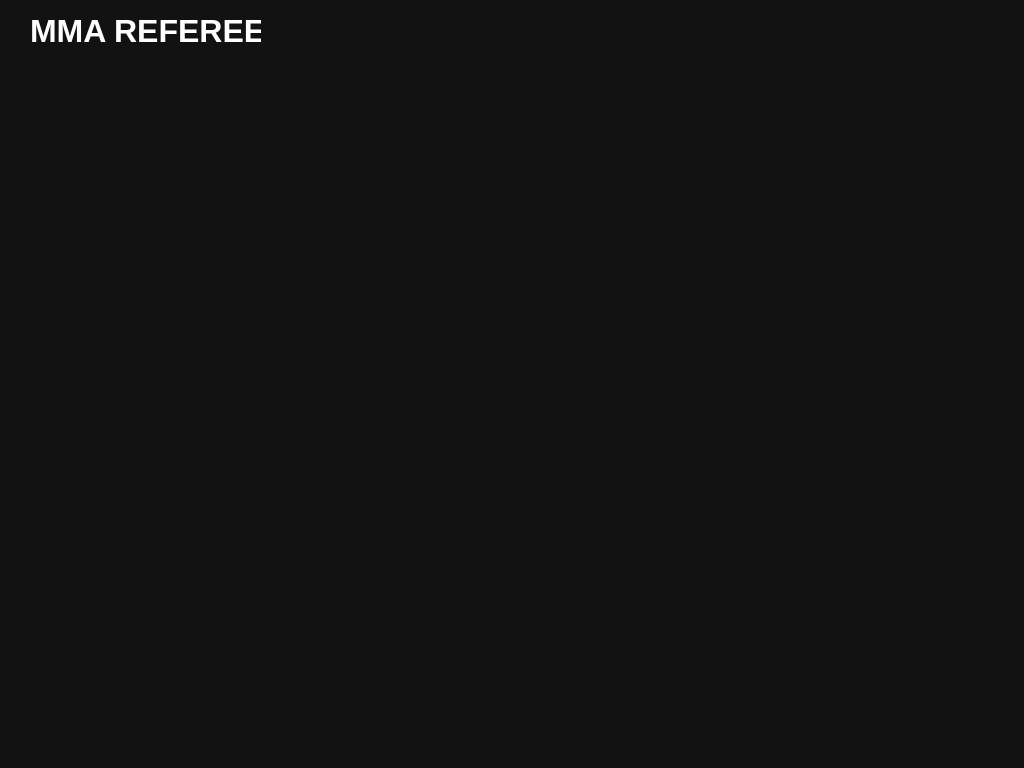
<?xml version="1.0" encoding="UTF-8"?>
<ui version="4.0">
 <class>MainWindow</class>
 <widget class="QMainWindow" name="MainWindow">
  <property name="geometry">
   <rect>
    <x>0</x>
    <y>0</y>
    <width>1024</width>
    <height>768</height>
   </rect>
  </property>
  <property name="minimumSize">
   <size>
    <width>1024</width>
    <height>768</height>
   </size>
  </property>
  <property name="windowTitle">
   <string>Referee</string>
  </property>
  <property name="styleSheet">
   <string notr="true">background-color: #121212;
color: #fafafa;</string>
  </property>
  <widget class="QWidget" name="centralwidget">
   <widget class="QLabel" name="cornerLabel">
    <property name="geometry">
     <rect>
      <x>30</x>
      <y>80</y>
      <width>291</width>
      <height>51</height>
     </rect>
    </property>
    <property name="styleSheet">
     <string notr="true">color: white;
font-weight: 500;
font-size: 20px;
qproperty-alignment: 'AlignCenter'; 
background-color: #121212;</string>
    </property>
    <property name="text">
     <string/>
    </property>
    <property name="alignment">
     <set>Qt::AlignmentFlag::AlignCenter</set>
    </property>
   </widget>
   <widget class="QLabel" name="mainPageTitle">
    <property name="geometry">
     <rect>
      <x>30</x>
      <y>0</y>
      <width>231</width>
      <height>61</height>
     </rect>
    </property>
    <property name="styleSheet">
     <string notr="true">color: white;
font-weight: bold;
font-size: 32px;
qproperty-alignment: 'AlignCenter'; 
background-color: #121212;</string>
    </property>
    <property name="text">
     <string>MMA REFEREE</string>
    </property>
   </widget>
  </widget>
  <widget class="QMenuBar" name="menubar">
   <property name="geometry">
    <rect>
     <x>0</x>
     <y>0</y>
     <width>1024</width>
     <height>24</height>
    </rect>
   </property>
  </widget>
  <widget class="QStatusBar" name="statusbar"/>
 </widget>
 <resources/>
 <connections/>
</ui>
